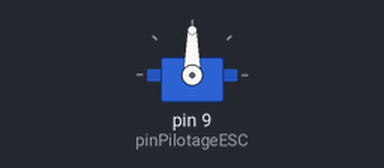
Simulated run of this sketch. Board: Arduino Nano, built with avr-gcc and run on an emulated ATmega328P. Parts: servo.

Above: at 1.05 s.
At 3.5 s:
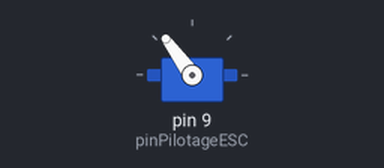
At 6.0 s:
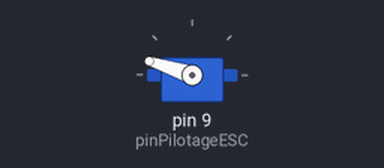
At 11.0 s:
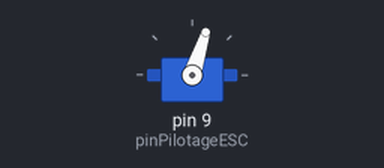
Timing chart, 0 to 14.0 s (numbered marks = the images above):
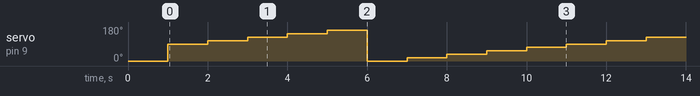

Measured:
- by itself, servo on pin 9 (pinPilotageESC): repeats every 10.0 s: 108° 1.0 s, 126° 1.0 s, 144° 1.0 s, 162° 1.0 s, 0° 1.0 s, 18° 1.0 s, 36° 1.0 s, 54° 1.0 s, 72° 1.0 s, 90° 1.0 s

The sketch:

test_esc.ino
```cpp
/*
   ______               _                  _///_ _           _                   _
  /   _  \             (_)                |  ___| |         | |                 (_)
  |  [_|  |__  ___  ___ _  ___  _ __      | |__ | | ___  ___| |_ _ __ ___  _ __  _  ___  _   _  ___
  |   ___/ _ \| __|| __| |/ _ \| '_ \_____|  __|| |/ _ \/  _|  _| '__/   \| '_ \| |/   \| | | |/ _ \
  |  |  | ( ) |__ ||__ | | ( ) | | | |____| |__ | |  __/| (_| |_| | | (_) | | | | | (_) | |_| |  __/
  \__|   \__,_|___||___|_|\___/|_| [_|    \____/|_|\___|\____\__\_|  \___/|_| |_|_|\__  |\__,_|\___|
                                                                                      | |
                                                                                      \_|
  Fichier :       prgTestESC-1-arduino.ino

  Description :   Programme permettant de piloter un moteur brushless via un ESC
                  depuis un Arduino Nano, monté sur breadboard

  Auteur :        Jérôme TOMSKI (https://passionelectronique.fr/)
  Créé le :       03.02.2022

*/

//*************************//
// Bibliothèques utilisées //
//*************************//
#include <Servo.h>

//**************************************************//
// Définition des entrées/sorties de l'Arduino Nano //
//**************************************************//
#define pinLecturePotentiometre   A0      // [Entrée] Pour mesure de la tension du point milieu du potentiomètre de commande
#define pinPilotageESC             9      // [Sortie] On associe la ligne de pilotage de l'ESC à la broche D9 de l'arduino nano
                                          //          (on aurait très bien pu utiliser une autre pin, entre D2 et D13 compris, avec cette librairie)

//***************************************************//
// Définition de paramètres généraux de ce programme //
//***************************************************//
#define dureeMinimaleImpulsionCommandeESC     1000        // La durée minimale pour une impulsion est de 1000 µs, soit 1 ms (comme pour un servomoteur, en fait)
#define dureeMaximaleImpulsionCommandeESC     2000        // La durée maximale pour une impulsion est de 2000 µs, soit 2 ms (comme pour un servomoteur, idem donc)

//************************//
// Variables du programme //
//************************//
//int valPinLecturePotentiometre;           // Variable 16 bits où sera stockée la lecture 10 bits (0..1023) de l'ADC, du potentiomètre
int dureeImpulsionCommandeESC;            // Valeur exprimée en microseconde, qui contiendra la durée de l'impulsion à envoyer à l'ESC

// Instanciation de la librairie "servo", pour piloter le module ESC
Servo moduleESC;

int i = 50;

// ========================
// Initialisation programme
// ========================
void setup() {

  // Configuration des pins de sortie de l'Arduino Nano
  pinMode(pinPilotageESC, OUTPUT);

  // Associe l'objet ESC à la broche de commande de l'ESC, avec précision des durées d'impulsion mini/maxi
  moduleESC.attach(pinPilotageESC, dureeMinimaleImpulsionCommandeESC, dureeMaximaleImpulsionCommandeESC);

  moduleESC.writeMicroseconds(1000);
  delay(1000);

  Serial.begin(9600);

}


// =================
// Boucle principale
// =================
void loop() {
 /* int valPinLecturePotentiometre;
  // Lecture de la tension retournée par le potentiomètre (valeur comprise entre 0 et 1023)
  valPinLecturePotentiometre = analogRead(pinLecturePotentiometre);

  // Conversion de cette valeur 0..1023, en une valeur comprise entre duréeMin et duréeMax de l'impulsion à produire
  dureeImpulsionCommandeESC = map(valPinLecturePotentiometre, 0, 1023, dureeMinimaleImpulsionCommandeESC, dureeMaximaleImpulsionCommandeESC);

  // Envoi du signal de commande à l'ESC
  moduleESC.writeMicroseconds(dureeImpulsionCommandeESC);
  Serial.println(dureeImpulsionCommandeESC);*/
  dureeImpulsionCommandeESC = map (i,0,100, dureeMinimaleImpulsionCommandeESC, dureeMaximaleImpulsionCommandeESC);
  moduleESC.writeMicroseconds(dureeImpulsionCommandeESC);
  i+=10;
  if (i >= 100){
    i = 0;
  }
  // … et rebouclage à l'infini !
  delay(1000);

}
```
